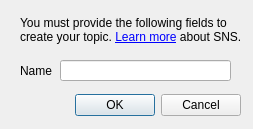
<?xml version="1.0" encoding="UTF-8"?>
<ui version="4.0">
 <class>AddSNSTopic</class>
 <widget class="QDialog" name="AddSNSTopic">
  <property name="geometry">
   <rect>
    <x>0</x>
    <y>0</y>
    <width>253</width>
    <height>129</height>
   </rect>
  </property>
  <property name="minimumSize">
   <size>
    <width>253</width>
    <height>129</height>
   </size>
  </property>
  <property name="windowTitle">
   <string>Add an SNS Topic</string>
  </property>
  <property name="styleSheet">
   <string notr="true"/>
  </property>
  <widget class="QDialogButtonBox" name="buttonBox">
   <property name="geometry">
    <rect>
     <x>70</x>
     <y>90</y>
     <width>171</width>
     <height>31</height>
    </rect>
   </property>
   <property name="orientation">
    <enum>Qt::Horizontal</enum>
   </property>
   <property name="standardButtons">
    <set>QDialogButtonBox::Cancel|QDialogButtonBox::Ok</set>
   </property>
  </widget>
  <widget class="QLabel" name="label">
   <property name="geometry">
    <rect>
     <x>20</x>
     <y>10</y>
     <width>240</width>
     <height>41</height>
    </rect>
   </property>
   <property name="lineWidth">
    <number>4</number>
   </property>
   <property name="text">
    <string>You must provide the following fields to create your topic.  &lt;a href=&quot;http://docs.aws.amazon.com/AWSCloudFormation/latest/UserGuide/aws-properties-sns-topic.html&quot;&gt;Learn more&lt;/a&gt; about SNS.</string>
   </property>
   <property name="wordWrap">
    <bool>true</bool>
   </property>
  </widget>
  <widget class="QLabel" name="label_2">
   <property name="geometry">
    <rect>
     <x>20</x>
     <y>60</y>
     <width>61</width>
     <height>22</height>
    </rect>
   </property>
   <property name="text">
    <string>Name</string>
   </property>
  </widget>
  <widget class="QLineEdit" name="textEdit">
   <property name="geometry">
    <rect>
     <x>60</x>
     <y>60</y>
     <width>171</width>
     <height>21</height>
    </rect>
   </property>
  </widget>
 </widget>
 <resources/>
 <connections>
  <connection>
   <sender>buttonBox</sender>
   <signal>accepted()</signal>
   <receiver>AddSNSTopic</receiver>
   <slot>accept()</slot>
   <hints>
    <hint type="sourcelabel">
     <x>248</x>
     <y>254</y>
    </hint>
    <hint type="destinationlabel">
     <x>157</x>
     <y>274</y>
    </hint>
   </hints>
  </connection>
  <connection>
   <sender>buttonBox</sender>
   <signal>rejected()</signal>
   <receiver>AddSNSTopic</receiver>
   <slot>reject()</slot>
   <hints>
    <hint type="sourcelabel">
     <x>316</x>
     <y>260</y>
    </hint>
    <hint type="destinationlabel">
     <x>286</x>
     <y>274</y>
    </hint>
   </hints>
  </connection>
 </connections>
</ui>
